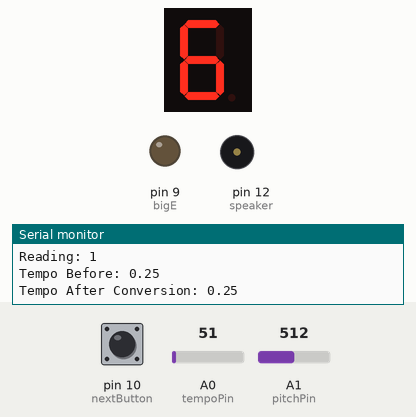
Simulated run of this sketch. Board: Arduino Uno, built with avr-gcc and run on an emulated ATmega328P. Parts: 1-digit seven-segment display, output pins drawn as LEDs (lit = HIGH), buzzer (waves = sounding), the last lines printed to the serial monitor. Wiring (inferred from the names in the program): 1-digit 7-segment display, segments lit when LOW: segments pin 4, pin 3, pin 2, pin 8, pin 7, pin 6, pin 5. Dashed ring = blinking. The test bench sets the inputs (shaded band); at power-on: pin 10 (nextButton) HIGH, A0 (tempoPin) = 51, A1 (pitchPin) = 512. The segment pins are drawn as the display they are named for; pins used as bus, display or sensor lines are not drawn.

Above: at 1.29 s.
1.3 s: pin 10 (nextButton) pulled LOW for 0.15 s
At 1.71 s:
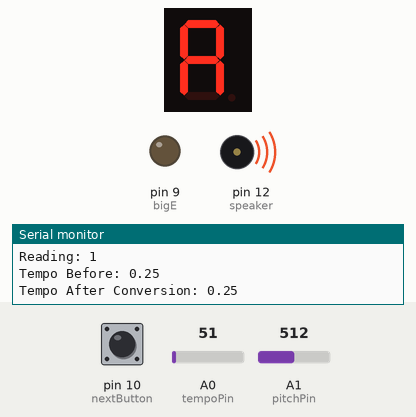
2.0 s: A0 (tempoPin) set to 163
At 2.38 s:
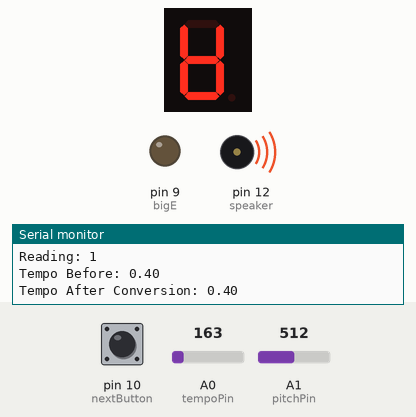
4.3 s: A1 (pitchPin) set to 460
7.3 s: A1 (pitchPin) set to 437
At 7.79 s:
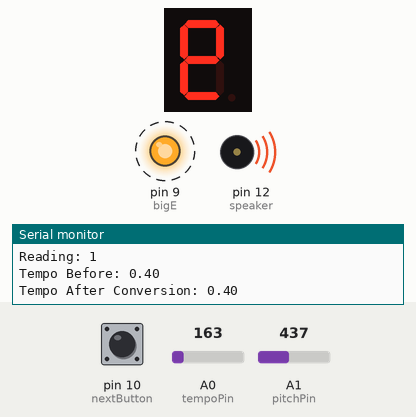
9.3 s: A0 (tempoPin) set to 142
12.3 s: A0 (tempoPin) set to 119
At 14.72 s:
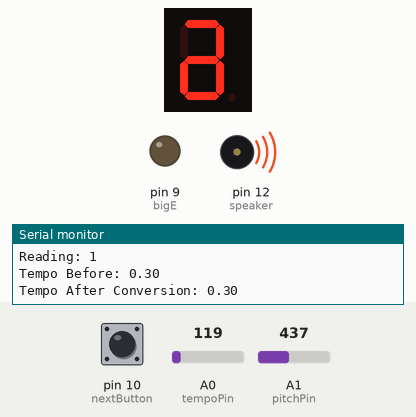
Timing chart, 0 to 14.8 s (numbered marks = the images above; inputs shaded):
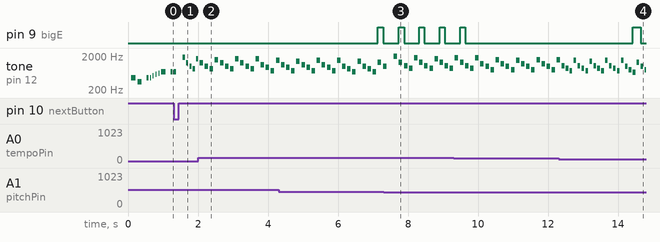

The sketch:

MusicPlayer.ino
```cpp
/**
 * Authors: Gavin Rosenvall and Company...
 * CSIS 2810 Computer Architecture
 * Music Player
 */

#include "pitches.h"
#include "config.h"

void setup() {
_setup();
}

void loop() {
  _run();
}
```

pitches.h
```cpp
/*************************************************
 * Public Constants
 *************************************************/

#define NOTE_B0  31
#define NOTE_C1  33
#define NOTE_CS1 35
#define NOTE_D1  37
#define NOTE_DS1 39
#define NOTE_E1  41
#define NOTE_F1  44
#define NOTE_FS1 46
#define NOTE_G1  49
#define NOTE_GS1 52
#define NOTE_A1  55
#define NOTE_AS1 58
#define NOTE_B1  62
#define NOTE_C2  65
#define NOTE_CS2 69
#define NOTE_D2  73
#define NOTE_DS2 78
#define NOTE_E2  82
#define NOTE_F2  87
#define NOTE_FS2 93
#define NOTE_G2  98
#define NOTE_GS2 104
#define NOTE_A2  110
#define NOTE_AS2 117
#define NOTE_B2  123
#define NOTE_C3  131
#define NOTE_CS3 139
#define NOTE_D3  147
#define NOTE_DS3 156
#define NOTE_E3  165
#define NOTE_F3  175
#define NOTE_FS3 185
#define NOTE_G3  196
#define NOTE_GS3 208
#define NOTE_A3  220
#define NOTE_AS3 233
#define NOTE_B3  247
#define NOTE_C4  262
#define NOTE_CS4 277
#define NOTE_D4  294
#define NOTE_DS4 311
#define NOTE_E4  330
#define NOTE_F4  349
#define NOTE_FS4 370
#define NOTE_G4  392
#define NOTE_GS4 415
#define NOTE_A4  440
#define NOTE_AS4 466
#define NOTE_B4  494
#define NOTE_C5  523
#define NOTE_CS5 554
#define NOTE_D5  587
#define NOTE_DS5 622
#define NOTE_E5  659
#define NOTE_F5  698
#define NOTE_FS5 740
#define NOTE_G5  784
#define NOTE_GS5 831
#define NOTE_A5  880
#define NOTE_AS5 932
#define NOTE_B5  988
#define NOTE_C6  1047
#define NOTE_CS6 1109
#define NOTE_D6  1175
#define NOTE_DS6 1245
#define NOTE_E6  1319
#define NOTE_F6  1397
#define NOTE_FS6 1480
#define NOTE_G6  1568
#define NOTE_GS6 1661
#define NOTE_A6  1760
#define NOTE_AS6 1865
#define NOTE_B6  1976
#define NOTE_C7  2093
#define NOTE_CS7 2217
#define NOTE_D7  2349
#define NOTE_DS7 2489
#define NOTE_E7  2637
#define NOTE_F7  2794
#define NOTE_FS7 2960
#define NOTE_G7  3136
#define NOTE_GS7 3322
#define NOTE_A7  3520
#define NOTE_AS7 3729
#define NOTE_B7  3951
#define NOTE_C8  4186
#define NOTE_CS8 4435
#define NOTE_D8  4699
#define NOTE_DS8 4978
```

songs.ino
```cpp
void zelda() {
  int oldPitch = pitch;

  // notes in the melody:
  int zeldaNotes[] = {
    notes[46 + pitch], notes[41 + pitch], 0, notes[46 + pitch], notes[46 + pitch], notes[48 + pitch], notes[50 + pitch], notes[51 + pitch],
    notes[53 + pitch], 0, notes[53 + pitch], notes[53 + pitch], notes[54 + pitch], notes[56 + pitch], notes[58 + pitch], 0, notes[58 + pitch],
    notes[58 + pitch], notes[56 + pitch], notes[54 + pitch], notes[56 + pitch], notes[54 + pitch], notes[53 + pitch], 0, notes[53 + pitch],
    notes[51 + pitch], notes[51 + pitch], notes[53 + pitch], notes[54 + pitch], 0, notes[53 + pitch], notes[51 + pitch], notes[49 + pitch],
    notes[49 + pitch], notes[51 + pitch], notes[53 + pitch], 0, notes[51 + pitch], notes[49 + pitch], notes[48 + pitch], notes[48 + pitch],
    notes[50 + pitch], notes[52 + pitch], 0, notes[55 + pitch],notes[53 + pitch], notes[41 + pitch], notes[41 + pitch], notes[41 + pitch],
    notes[41 + pitch], notes[41 + pitch], notes[41 + pitch], notes[41 + pitch], notes[41 + pitch], notes[41 + pitch], notes[41 + pitch]
  };

  // note durations: 4 = quarter note, 8 = eighth note, etc.:
  int zeldaNoteDurations[] = {
    2, 2, 16, 4, 8, 8, 8, 8, 2, 16, 4, 4, 8, 8, 2, 16, 4, 4, 8, 8, 4, 4, 2, 16, 2, 4, 8, 8, 2, 16, 4, 4, 4, 8, 8, 2, 16, 4, 4, 4, 8, 8, 2, 16, 2, 4,
    8, 8, 4, 8, 8, 4, 8, 8, 4, 4
  };

  // loop through the notes and check for changes that could change the song.
  for (int thisNote = 0; thisNote < (sizeof(zeldaNotes)/sizeof(int)); thisNote++) {
    checkStuff(); // try and check stuff after every note
    if(state != 0)
    {
      break;
    }
    else if(oldPitch != pitch)
    {
      break;
    }

    lightUpNoteLED(zeldaNotes[thisNote]);

    int noteDuration = (1000 / zeldaNoteDurations[thisNote]) * tempo;
    tone(speaker, zeldaNotes[thisNote], noteDuration);

    int pauseBetweenNotes = noteDuration * 1.30;// to distinguish the notes, set a minimum time between them. The note's duration + 30% seems to work well:
    delay(pauseBetweenNotes);
  }
}

void fairy() {
  int oldPitch = pitch;

  // notes in the melody:
  int fairyNotes[] = {
   notes[70 + pitch], notes[63 + pitch], notes[59 + pitch], notes[56 + pitch], notes[68 + pitch], notes[63 + pitch], notes[59 + pitch], notes[56 + pitch],
   notes[67 + pitch], notes[63 + pitch], notes[59 + pitch], notes[56 + pitch], notes[68 + pitch], notes[63 + pitch], notes[59 + pitch], notes[56 + pitch],
   notes[68 + pitch], notes[61 + pitch], notes[58 + pitch], notes[54 + pitch], notes[66 + pitch], notes[61 + pitch], notes[58 + pitch], notes[54 + pitch],
   notes[65 + pitch], notes[61 + pitch], notes[58 + pitch], notes[54 + pitch], notes[66 + pitch], notes[61 + pitch], notes[58 + pitch], notes[54 + pitch],
   notes[66 + pitch], notes[59 + pitch], notes[56 + pitch], notes[53 + pitch], notes[65 + pitch], notes[59 + pitch], notes[56 + pitch], notes[53 + pitch],
   notes[64 + pitch], notes[59 + pitch], notes[56 + pitch], notes[53 + pitch], notes[65 + pitch], notes[59 + pitch], notes[56 + pitch], notes[53 + pitch],
   notes[65 + pitch], notes[58 + pitch], notes[54 + pitch], notes[51 + pitch], notes[63 + pitch], notes[58 + pitch], notes[54 + pitch], notes[51 + pitch],
   notes[62 + pitch], notes[58 + pitch], notes[54 + pitch], notes[51 + pitch], notes[63 + pitch], notes[58 + pitch], notes[54 + pitch], notes[51 + pitch],
  };

  // note durations: 4 = quarter note, 8 = eighth note, etc.:
  int fairyNoteDurations[] = {
    4, 4, 4, 4, 4, 4, 4, 4, 4, 4, 4, 4, 4, 4, 4, 4, 4, 4, 4, 4, 4, 4, 4, 4, 4, 4, 4, 4, 4, 4, 4, 4,
    4, 4, 4, 4, 4, 4, 4, 4, 4, 4, 4, 4, 4, 4, 4, 4, 4, 4, 4, 4, 4, 4, 4, 4, 4, 4, 4, 4, 4, 4, 4, 4
  };

  // loop through the notes and check for changes that could change the song.
  for (int thisNote = 0; thisNote < (sizeof(fairyNotes)/sizeof(int)); thisNote++) {
    checkStuff(); // try and check stuff after every note
    if(state != 1)
    {
      break;
    } else if(oldPitch != pitch)
    {
      break;
    }

    lightUpNoteLED(fairyNotes[thisNote]);

    int noteDuration = (1000 / fairyNoteDurations[thisNote]) * tempo;
    tone(speaker, fairyNotes[thisNote], noteDuration);

    int pauseBetweenNotes = noteDuration * 1.30;// to distinguish the notes, set a minimum time between them. The note's duration + 30% seems to work well:
    delay(pauseBetweenNotes);
  }
}

void scale() {
  int oldPitch = pitch;

   // notes in the melody:
  int scaleNotes[] = {
    notes[49 + pitch], notes[51 + pitch], notes[53 + pitch], notes[54 + pitch], notes[56 + pitch], notes[58 + pitch], notes[60 + pitch], notes[61 + pitch],
    notes[60 + pitch], notes[58 + pitch], notes[56 + pitch], notes[54 + pitch], notes[53 + pitch], notes[51 + pitch], notes[49 + pitch]
  };

  // note durations: 4 = quarter note, 8 = eighth note, etc.:
  int scaleNoteDurations[] = {
    2, 4, 4, 4, 4, 4, 4, 4, 4, 4, 4, 4, 4, 4, 2
  };

  // loop through the notes and check for changes that could change the song.
  for (int thisNote = 0; thisNote < (sizeof(scaleNotes)/sizeof(int)); thisNote++) {
    checkStuff(); // try and check stuff after every note
    if(state != 2)
    {
      break;
    }
    else if(oldPitch != pitch)
    {
      break;
    }

    lightUpNoteLED(scaleNotes[thisNote]);

    int noteDuration = (1000 / scaleNoteDurations[thisNote]) * tempo;
    tone(speaker, scaleNotes[thisNote], noteDuration);

    int pauseBetweenNotes = noteDuration * 1.30;// to distinguish the notes, set a minimum time between them. The note's duration + 30% seems to work well:
    delay(pauseBetweenNotes);
  }
}

void dragonforce() {
  int oldPitch = pitch;

   // notes in the melody:
  int dragonNotes[] = {
    notes[39 + pitch], notes[41 + pitch], notes[42 + pitch], notes[39 + pitch], notes[41 + pitch], notes[42 + pitch], notes[44 + pitch], notes[42 + pitch],
    notes[46 + pitch], notes[42 + pitch], notes[44 + pitch], notes[41 + pitch], notes[42 + pitch], notes[41 + pitch], notes[39 + pitch], notes[37 + pitch],
    notes[39 + pitch], notes[41 + pitch], notes[42 + pitch], notes[39 + pitch], notes[41 + pitch], notes[42 + pitch], notes[44 + pitch], notes[42 + pitch],
    notes[46 + pitch], notes[42 + pitch], notes[44 + pitch], notes[41 + pitch], notes[42 + pitch], notes[41 + pitch], notes[39 + pitch], notes[37 + pitch],

    notes[42 + pitch], notes[42 + pitch], notes[39 + pitch], notes[42 + pitch], notes[42 + pitch], notes[39 + pitch], notes[42 + pitch], notes[39 + pitch],
    notes[42 + pitch], notes[42 + pitch], notes[39 + pitch], notes[42 + pitch], notes[42 + pitch], notes[39 + pitch], notes[42 + pitch], notes[39 + pitch],
    notes[46 + pitch], notes[46 + pitch], notes[39 + pitch], notes[46 + pitch], notes[46 + pitch], notes[39 + pitch], notes[46 + pitch], notes[39 + pitch],
    notes[46 + pitch], notes[46 + pitch], notes[39 + pitch], notes[46 + pitch], notes[46 + pitch], notes[39 + pitch], notes[46 + pitch], notes[39 + pitch],
    notes[44 + pitch], notes[44 + pitch], notes[39 + pitch], notes[44 + pitch], notes[44 + pitch], notes[39 + pitch], notes[44 + pitch], notes[39 + pitch],
    notes[44 + pitch], notes[44 + pitch], notes[39 + pitch], notes[44 + pitch], notes[44 + pitch], notes[39 + pitch], notes[44 + pitch], notes[39 + pitch],
    notes[42 + pitch], notes[42 + pitch], notes[39 + pitch], notes[42 + pitch], notes[42 + pitch], notes[39 + pitch], notes[42 + pitch], notes[39 + pitch],

    notes[37 + pitch], notes[39 + pitch], notes[42 + pitch], notes[41 + pitch], notes[37 + pitch], notes[39 + pitch], notes[42 + pitch], notes[44 + pitch],
    notes[39 + pitch], notes[41 + pitch], notes[42 + pitch], notes[44 + pitch], notes[46 + pitch], notes[44 + pitch], notes[42 + pitch], notes[41 + pitch],

    notes[42 + pitch], notes[42 + pitch], notes[39 + pitch], notes[42 + pitch], notes[42 + pitch], notes[39 + pitch], notes[42 + pitch], notes[39 + pitch],
    notes[42 + pitch], notes[42 + pitch], notes[39 + pitch], notes[42 + pitch], notes[42 + pitch], notes[39 + pitch], notes[42 + pitch], notes[39 + pitch],
    notes[46 + pitch], notes[46 + pitch], notes[39 + pitch], notes[46 + pitch], notes[46 + pitch], notes[39 + pitch], notes[46 + pitch], notes[39 + pitch],
    notes[46 + pitch], notes[46 + pitch], notes[39 + pitch], notes[46 + pitch], notes[46 + pitch], notes[39 + pitch], notes[46 + pitch], notes[39 + pitch],
    notes[44 + pitch], notes[44 + pitch], notes[39 + pitch], notes[44 + pitch], notes[44 + pitch], notes[39 + pitch], notes[44 + pitch], notes[39 + pitch],
    notes[44 + pitch], notes[44 + pitch], notes[39 + pitch], notes[44 + pitch], notes[44 + pitch], notes[39 + pitch], notes[44 + pitch], notes[39 + pitch]
  };

  // note durations: 4 = quarter note, 8 = eighth note, etc.:
  int dragonNoteDurations[] = {
    8, 8, 8, 8, 8, 8, 8, 8, 8, 8, 8, 8, 8, 8, 8, 8, 8, 8, 8, 8, 8, 8, 8, 8, 8, 8, 8, 8, 8, 8, 8, 8,
    8, 8, 8, 8, 8, 8, 8, 8, 8, 8, 8, 8, 8, 8, 8, 8, 8, 8, 8, 8, 8, 8, 8, 8, 8, 8, 8, 8, 8, 8, 8, 8,
    8, 8, 8, 8, 8, 8, 8, 8, 8, 8, 8, 8, 8, 8, 8, 8, 8, 8, 8, 8, 8, 8, 8, 8, 8, 8, 8, 8, 8, 8, 8, 8,
    8, 8, 8, 8, 8, 8, 8, 8, 8, 8, 8, 8, 8, 8, 8, 8, 8, 8, 8, 8, 8, 8, 8, 8, 8, 8, 8, 8, 8, 8, 8, 8,
    8, 8, 8, 8, 8, 8, 8, 8, 8, 8, 8, 8, 8, 8, 8, 8, 8, 8, 8, 8, 8, 8, 8, 8
  };

  // loop through the notes and check for changes that could change the song.
  for (int thisNote = 0; thisNote < (sizeof(dragonNotes)/sizeof(int)); thisNote++) {
    checkStuff(); // try and check stuff after every note
    if(state != 3)
    {
      break;
    }
    else if(oldPitch != pitch)
    {
      break;
    }

    lightUpNoteLED(dragonNotes[thisNote]);

    int noteDuration = (1000 / dragonNoteDurations[thisNote]) * tempo;
    tone(speaker, dragonNotes[thisNote], noteDuration);

    int pauseBetweenNotes = noteDuration * 1.30;// to distinguish the notes, set a minimum time between them. The note's duration + 30% seems to work well:
    delay(pauseBetweenNotes);
  }
}
```

config.h
```cpp
int state = 0; // key for each song to keep track which song to play
int songCount = 4; // update song count as you write more songs
float tempo = 1; // 1 is normal speed
boolean pressed = false;

int nextButton = 10;
int speaker = 12;

int tempoPin = A0; // tempo reading
int tempoKnob;
int temp = 0;

int pitchPin = A1;
int pitchKnob;
int pitch = 0;

// note LEDS
int e = 2;
int f = 3;
int g = 4;
int a = 5;
int b = 6;
int c = 7;
int d = 8;
int bigE = 9;

int notes[] = {NOTE_B0,NOTE_C1,NOTE_CS1,NOTE_D1,NOTE_DS1,NOTE_E1,NOTE_F1,NOTE_FS1,NOTE_G1,NOTE_GS1,NOTE_A1,NOTE_AS1,NOTE_B1, //13
NOTE_C2,NOTE_CS2,NOTE_D2,NOTE_DS2,NOTE_E2,NOTE_F2,NOTE_FS2,NOTE_G2,NOTE_GS2,NOTE_A2,NOTE_AS2,NOTE_B2,NOTE_C3,NOTE_CS3,NOTE_D3, //15
NOTE_DS3,NOTE_E3,NOTE_F3,NOTE_FS3,NOTE_G3,NOTE_GS3,NOTE_A3,NOTE_AS3,NOTE_B3,NOTE_C4,NOTE_CS4,NOTE_D4,NOTE_DS4,NOTE_E4,NOTE_F4, //15
NOTE_FS4,NOTE_G4,NOTE_GS4,NOTE_A4,NOTE_AS4,NOTE_B4,NOTE_C5,NOTE_CS5,NOTE_D5,NOTE_DS5,NOTE_E5,NOTE_F5,NOTE_FS5,NOTE_G5,NOTE_GS5, //15
NOTE_A5,NOTE_AS5,NOTE_B5,NOTE_C6,NOTE_CS6,NOTE_D6,NOTE_DS6,NOTE_E6,NOTE_F6,NOTE_FS6,NOTE_G6,NOTE_GS6,NOTE_A6,NOTE_AS6,NOTE_B6, //15
NOTE_C7,NOTE_CS7,NOTE_D7,NOTE_DS7,NOTE_E7,NOTE_F7,NOTE_FS7,NOTE_G7,NOTE_GS7,NOTE_A7,NOTE_AS7,NOTE_B7,NOTE_C8,NOTE_CS8,NOTE_D8, //15
NOTE_DS8};
```

Source omitted: lib.ino (6791 bytes)

Measured:
- the behaviour switches between 449 and 448 on A1 (pitchPin) (found by bisection; images 2 and 3)
- the behaviour switches between 129 and 128 on A0 (tempoPin) (found by bisection; images 3 and 4)
- after the input at 1.3 s, the display: first differs from a run without the input after 0.37 s (image 1)
- after the input at 7.3 s, pin 9 (bigE): alternates HIGH for 0.15 s and LOW for 0.44 s, starting after 0.44 s; the display: changes after 0.44 s (image 3)
- after the input at 12.3 s, pin 9 (bigE): LOW → HIGH after 2.1 s, → LOW 0.23 s later
- by itself, tone on pin 12 (speaker): plays 1760 Hz for 0.10 s, 1319 Hz for 0.10 s, 1047 Hz for 0.10 s, 880 Hz for 0.10 s, 1760 Hz for 0.10 s, 1175 Hz for 0.10 s … (21 notes in this stretch)
